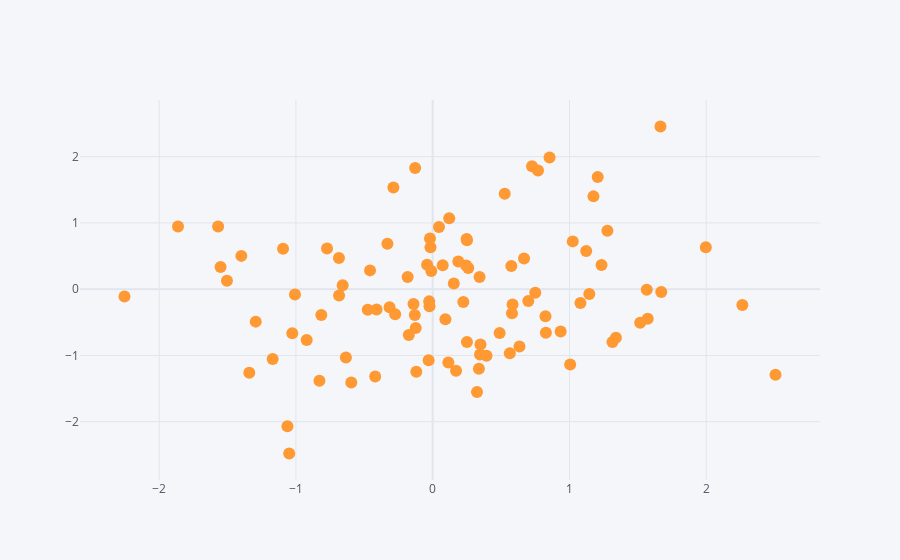

Source (notebook cell):
### Code cell
df.iplot(x="A",y="B",mode='markers')
